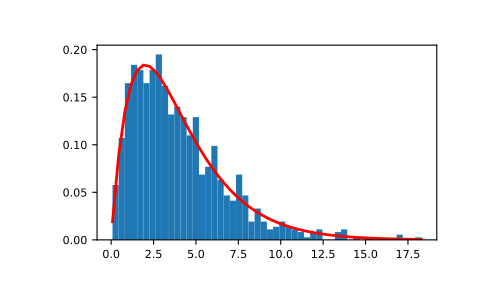

Here is the Python script that generated this plot:
# Draw samples from the distribution:

shape, scale = 2., 2.  # mean=4, std=2*sqrt(2)
s = np.random.default_rng().gamma(shape, scale, 1000)

# Display the histogram of the samples, along with
# the probability density function:

import matplotlib.pyplot as plt
import scipy.special as sps  # doctest: +SKIP
count, bins, ignored = plt.hist(s, 50, density=True)
y = bins**(shape-1)*(np.exp(-bins/scale) /  # doctest: +SKIP
                     (sps.gamma(shape)*scale**shape))
plt.plot(bins, y, linewidth=2, color='r')  # doctest: +SKIP
plt.show()
